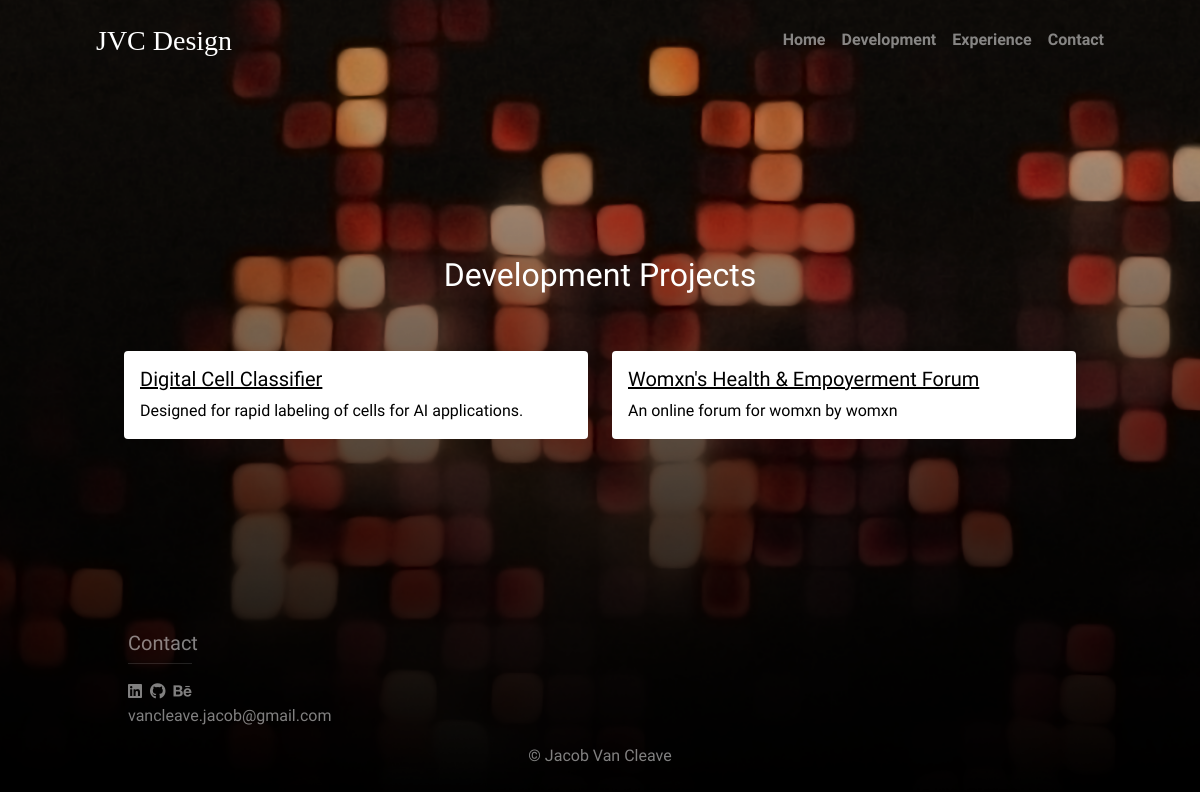
The app's page /portfolio/development_projects/ with its own data.
### jvc_portfolio/models.py (models this page shows)
class Project(models.Model):
    DESIGN = 'DES'
    DEVELOPMENT = 'DEV'
    PROJECT_TYPE = [
        (DESIGN, 'Design'),
        (DEVELOPMENT, 'Development'),
    ]
    title = models.CharField(max_length=200)
    created_on = models.DateTimeField(auto_now_add=True)
    project_type = models.CharField(max_length=3, choices=PROJECT_TYPE, default=DEVELOPMENT)
    image = models.ImageField(null=True, blank=True, upload_to="images/proj/")
    about = models.TextField()
    class Meta:
        ordering = ['-created_on']
    def __str__(self):
        return self.title

### jvc_portfolio/views.py (the view, shortened to what this page needs)
# urls.py: path('development_projects/', views.DevelopmentProjectList.as_view(), name='dev_project_list'),
class DevelopmentProjectList(ListView):
    model = Project
    form_class = ProjectForm
    template_name = 'portfolio/development_list.html'
    def get_context_data(self, *args, **kwargs):
        context = super(DevelopmentProjectList, self).get_context_data(*args, **kwargs)
        dev_proj_list = Project.objects.filter(project_type='DEV')
        developments = Development.objects.all()
        print(dev_proj_list)
        context['dev_proj_list'] = dev_proj_list
        context['developments'] = developments
        context['form'] = ProjectForm
        print(context)
        return context

### jvc_portfolio/templates/portfolio/development_list.html (shortened to what this page needs)
{% extends "core/base.html" %}
{% load static %}
{% block content %}
<div class="container-fluid mb-5">
    <div class="row ps-2 pe-2 mb-5">
        <h2 class="list-title">Development Projects</h2>
    </div>
    <div class="row row-cols-1 row-cols-md-2">
        {% for proj in dev_proj_list %}
            <div class="col">
                <div class="card mb-4 border-0">
                    <div class="card-body">
                            <h5 class="card-title">
                                {% if proj.pk == 33 %}
                                    <a class="card-link" href="{% url 'forum' proj.pk %}">
                                        {{ proj.title | slice:50 }}
                                    </a>
                                {% elif proj.pk == 34 %}
                                    <a href="{% url 'cell_label' proj.pk %}" class="card-link">
                                        {{ proj.title | slice:50 }}
                                    </a>
                                {% endif %}
                            </h5>
                        <p class="card-text">{{ proj.about | slice:75 }}</p>
                    </div>
                </div>
            </div>
        {% endfor %}
    </div>
</div>
{% endblock content %}

### static/css/style.css (style rules this page uses)
html, body { font-family: 'Open Sans Condensed', sans-serif; background-color: black; }
.base1_body { background-image: url("/static/img/jvcdesignsbgtp1.png"); background-repeat: no-repeat; background-size: cover; }
.card-body { color: black !important; }
.card-link { position: relative; color: black !important; }
.list-title { text-align: center; }

### records on screen
Project: title "Digital Cell Classifier", about "Designed for rapid labeling of cells for AI applications."
Project: title "Womxn's Health & Empoyerment Forum", about "An online forum for womxn by womxn"
